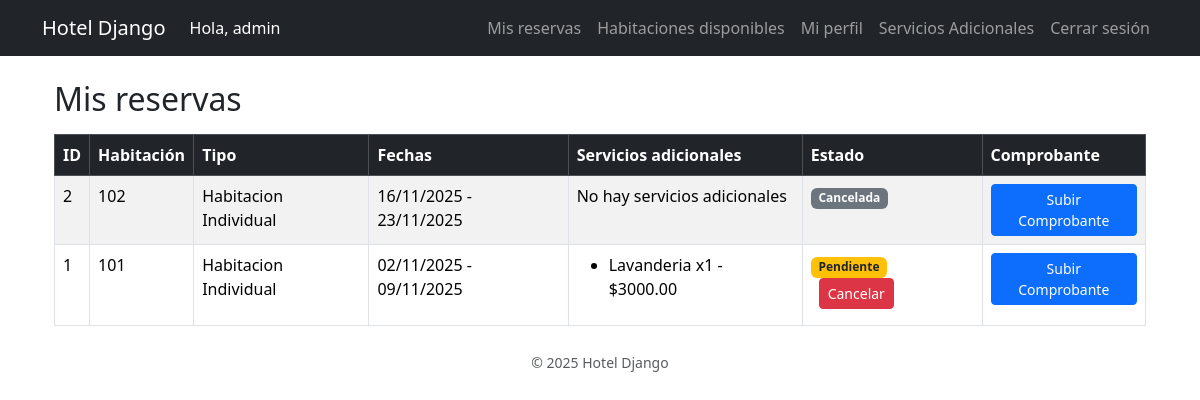
/reservas/mis-reservas/ (signed in), run on the app's committed database.
### apps/usuarios/models.py (models this page shows, shortened)
class Usuario(AbstractUser):
    telefono = models.CharField(max_length=20, blank=True, null=True)
    direccion = models.CharField(max_length=200, blank=True, null=True)

### apps/reservas/models.py (models this page shows, shortened)
class Reserva(models.Model):
    usuario = models.ForeignKey(settings.AUTH_USER_MODEL, on_delete=models.CASCADE, related_name='reservas')
    habitacion = models.ForeignKey(Habitacion, on_delete=models.CASCADE, related_name='reservas')
    fecha_entrada = models.DateField()
    fecha_salida = models.DateField()
    fecha_creacion = models.DateTimeField(auto_now_add=True)
    estado_choices = [
        ('pendiente', 'Pendiente'),
        ('confirmada', 'Confirmada'),
        ('cancelada', 'Cancelada'),
        ('finalizada', 'Finalizada'),
    ]
    estado = models.CharField(max_length=20, choices=estado_choices, default='pendiente')
    comprobante = models.FileField(upload_to='comprobantes/', blank=True, null=True)

### apps/habitaciones/models.py (models this page shows, shortened)
class Habitacion(models.Model):
    numero = models.CharField(max_length=10, unique=True)
    tipo = models.ForeignKey('TipoHabitacion', on_delete=models.CASCADE, related_name='habitaciones')
    disponible = models.BooleanField(default=True)

class TipoHabitacion(models.Model):
    nombre = models.CharField(max_length=100)
    descripcion = models.TextField(blank=True, null=True)
    precio_por_noche = models.DecimalField(max_digits=8, decimal_places=2)
    capacidad = models.PositiveIntegerField(default=1)
    imagen = models.ImageField(upload_to='habitaciones/', blank=True, null=True)

### apps/servicio_adicional/models.py (models this page shows, shortened)
class ReservaServicio(models.Model):
    reserva = models.ForeignKey(Reserva, on_delete=models.CASCADE, related_name='servicios')
    servicio = models.ForeignKey(ServicioAdicional, on_delete=models.CASCADE)
    cantidad = models.PositiveIntegerField(default=1)
    def total_precio(self):
        return self.cantidad * self.servicio.precio

class ServicioAdicional(models.Model):
    nombre = models.CharField(max_length=100)
    descripcion = models.TextField(blank=True, null=True)
    precio = models.DecimalField(max_digits=8, decimal_places=2)

### apps/reservas/views.py (the view)
# urls.py: path('mis-reservas/', MisReservasView.as_view(), name='mis_reservas'),
class MisReservasView(LoginRequiredMixin, ListView):
    model = Reserva
    template_name = 'reservas/mis_reservas.html'
    context_object_name = 'reservas'
    def get_queryset(self):
        return (
            self.request.user.reservas
            .select_related('habitacion', 'habitacion__tipo')
            .order_by('-fecha_entrada')
        )

### apps/reservas/templates/reservas/mis_reservas.html (shortened to what this page needs)
{% extends "base.html" %}
{% block content %}
<div class="container mt-4">
  <h2>Mis reservas</h2>
  {% if reservas %}
    <table class="table table-striped table-bordered mt-3">
      <thead class="table-dark">
        <tr>
          <th>ID</th>
          <th>Habitación</th>
          <th>Tipo</th>
          <th>Fechas</th>
          <th>Servicios adicionales</th>
          <th>Estado</th>
          <th>Comprobante</th>
        </tr>
      </thead>
      <tbody>
        {% for reserva in reservas %}
        <tr>
          <td>{{ reserva.id }}</td>
          <td>{{ reserva.habitacion.numero }}</td>
          <td>{{ reserva.habitacion.tipo.nombre }}</td>
          <td>
            {{ reserva.fecha_entrada|date:"d/m/Y" }} - {{ reserva.fecha_salida|date:"d/m/Y" }}
          </td>
          <td>
            {% if reserva.servicios.count > 0 %}
              <ul>
              {% for rs in reserva.servicios.all %}
                <li>{{ rs.servicio.nombre }} x{{ rs.cantidad }} - ${{ rs.total_precio }}</li>
              {% endfor %}
              </ul>
            {% else %}
              No hay servicios adicionales
            {% endif %}
          </td>
          <td>
            {% if reserva.estado == "pendiente" %}
              <span class="badge bg-warning text-dark">Pendiente</span>
            {% elif reserva.estado == "confirmada" %}
              <span class="badge bg-success">Confirmada</span>
            {% elif reserva.estado == "cancelada" %}
              <span class="badge bg-secondary">Cancelada</span>
            {% else %}
              <span class="badge bg-info">{{ reserva.estado }}</span>
            {% endif %}
            {% if reserva.estado != "cancelada" %}
            <form method="post" action="{% url 'cancelar_reserva' reserva.id %}" style="display:inline;">
                <button type="submit" class="btn btn-sm btn-danger ms-2">Cancelar</button>
            </form>
            {% endif %}
          </td>
          <td>
            {% if not reserva.comprobante %}
              <a href="{% url 'subir_comprobante' reserva.id %}" class="btn btn-sm btn-primary">Subir Comprobante</a>
            {% else %}
              <span class="text-success">Comprobante Subido</span>
            {% endif %}
          </td>
        </tr>
        {% endfor %}
      </tbody>
    </table>
  {% else %}
    <div class="alert alert-info mt-4">
      No tienes reservas registradas todavía.
    </div>
  {% endif %}
</div>
{% endblock %}

### templates/base.html (shortened to what this page needs)
<!DOCTYPE html>
<html lang="es">
<head>
    <link rel="stylesheet" href="https://cdn.jsdelivr.net/npm/bootstrap@5.3.3/dist/css/bootstrap.min.css">
</head>
<body>
    <nav class="navbar navbar-expand-lg navbar-dark bg-dark mb-4">
        <div class="container">
            <a class="navbar-brand" href="/">Hotel Django</a>
            <div class="collapse navbar-collapse">
                <ul class="navbar-nav">
                    {% if user.is_authenticated %}
                    <li class="nav-item">
                        <span class="nav-link disabled" style="cursor: default; color: white;"> Hola, {{ user.username }}
                        </span>
                    </li>
                    {% endif %}
                </ul>
                <ul class="navbar-nav ms-auto">
                    {% if user.is_authenticated %}
                        <li class="nav-item">
                            <a class="nav-link" href="{% url 'mis_reservas' %}">Mis reservas</a>
                        </li>
                        <li class="nav-item">
                            <a class="nav-link" href="{% url 'habitaciones_disponibles' %}">Habitaciones disponibles</a>
                        </li>
                        <li class="nav-item">
                            <a class="nav-link" href="{% url 'perfil_usuario' %}">Mi perfil</a>
                        </li>
                         <li class="nav-item">
                            <a class="nav-link" href="{% url 'servicios_adicionales' %}">Servicios Adicionales</a>
                        </li>
                        <form method="post" action="{% url 'logout' %}" style="display:inline;">
                            <button type="submit" class="btn btn-link nav-link" style="display:inline; border:none; background:none;">
                                Cerrar sesión
                            </button>
                        </form>
                    {% else %}
                        <li class="nav-item"><a class="nav-link" href="{% url 'login' %}">Iniciar sesión</a></li>
                        <li class="nav-item"><a class="nav-link" href="{% url 'registro' %}">Registrarse</a></li>
                    {% endif %}
                </ul>
            </div>
        </div>
    </nav>
    <main class="container">
        {% block content %}
        {% endblock %}
    </main>
    <footer class="text-center mt-4 mb-4 text-muted">
        <small>© 2025 Hotel Django</small>
    </footer>
</body>
</html>

### data on the page
Usuario: username "admin"
Reserva: id "2", habitacion.numero "102", habitacion.tipo.nombre "Habitacion Individual", fecha_entrada "16/11/2025", fecha_salida "23/11/2025", shows "No hay servicios adicionales", estado "Cancelada", shows "Subir Comprobante"
Reserva: id "1", habitacion.numero "101", habitacion.tipo.nombre "Habitacion Individual", fecha_entrada "02/11/2025", fecha_salida "09/11/2025", estado "Pendiente", shows "Subir Comprobante"
ReservaServicio: servicio.nombre "Lavanderia", cantidad "1", total_precio "3000.00"
